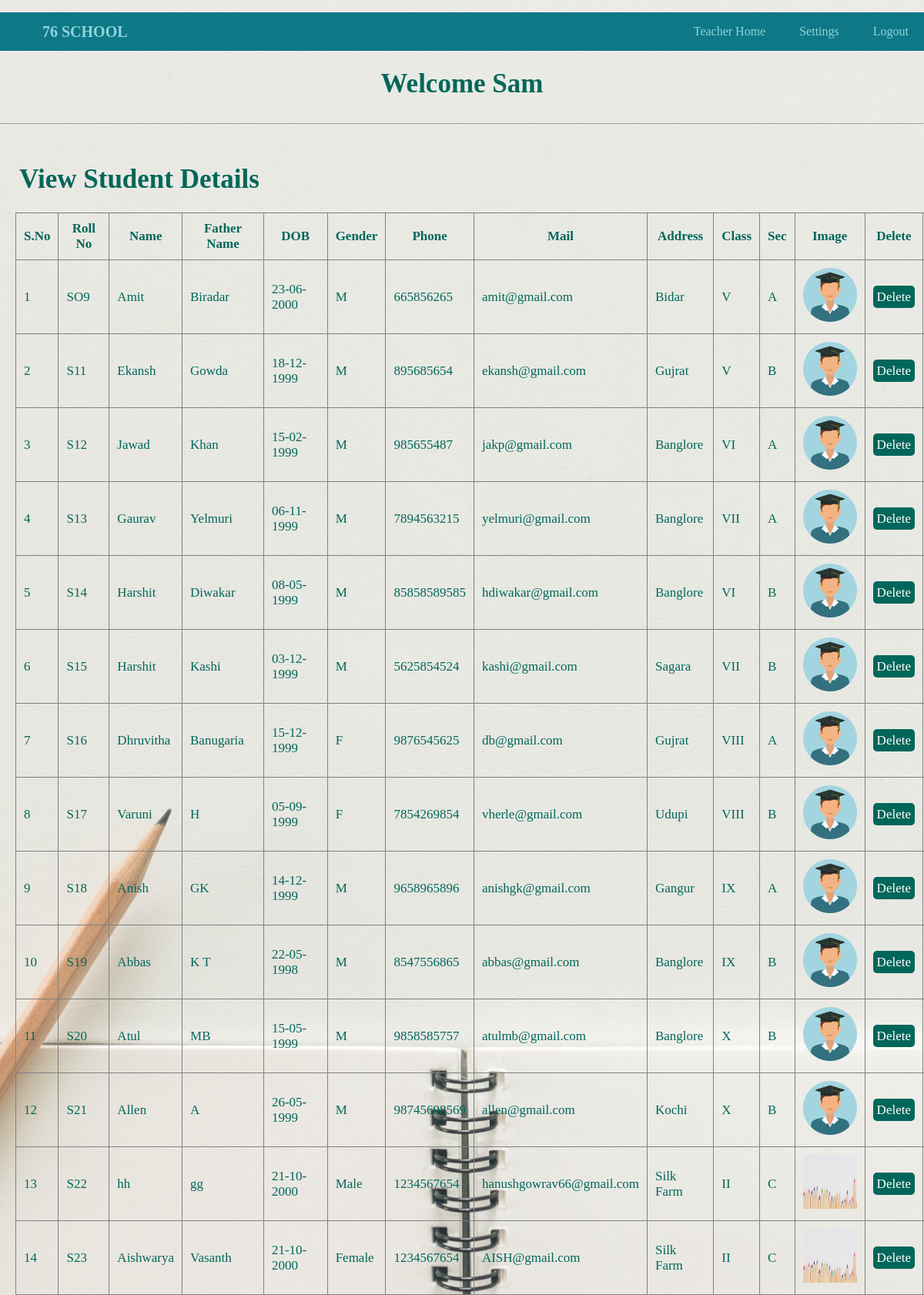
The page /view_stud_teach.php (signed in) on the database its author committed.
### tables this page shows
CREATE TABLE `student` (
  `ID` int(11) NOT NULL,
  `RNO` varchar(150) NOT NULL,
  `NAME` varchar(150) NOT NULL,
  `FNAME` varchar(150) NOT NULL,
  `DOB` varchar(150) NOT NULL,
  `GEN` varchar(150) NOT NULL,
  `PHO` varchar(150) NOT NULL,
  `MAIL` varchar(150) NOT NULL,
  `ADDR` text NOT NULL,
  `SCLASS` varchar(150) NOT NULL,
  `SSEC` varchar(150) NOT NULL,
  `SIMG` varchar(150) NOT NULL,
  `TID` int(11) NOT NULL
);

### view_stud_teach.php (the view, shortened to what this page needs)
<?php
	include"database.php";
?>
<!DOCTYPE html>
<html>
	<head>
		<link rel="stylesheet" type="text/css" href="style.css">
	</head>
	<body>
		<?php include"navbar.php";?><br>
			<div id="section">
				<h3 class="text">Welcome <?php echo $_SESSION["TNAME"]; ?></h3><br><hr><br>
				<div class="content">
						<h3 >View Student Details</h3><br>
					<table border="1px" >
						<tr>
							<th>S.No</th>
							<th>Roll No</th>
							<th>Name</th>
							<th>Father Name</th>
							<th>DOB</th>
							<th>Gender</th>
							<th>Phone</th>
							<th>Mail</th>
							<th>Address</th>
							<th>Class</th>
							<th>Sec</th>
							<th>Image</th>
							<th>Delete</th>
						</tr>
						<?php
							$s="select * from student where TID={$_SESSION["TID"]}";
							$res=$db->query($s);
							if($res->num_rows>0)
							{
								$i=0;
								while($r=$res->fetch_assoc())
								{
									$i++;
									echo"
										<tr>
											<td>{$i}</td>
											<td>{$r["RNO"]}</td>
											<td>{$r["NAME"]}</td>
											<td>{$r["FNAME"]}</td>
											<td>{$r["DOB"]}</td>
											<td>{$r["GEN"]}</td>
											<td>{$r["PHO"]}</td>
											<td>{$r["MAIL"]}</td>
											<td>{$r["ADDR"]}</td>
											<td>{$r["SCLASS"]}</td>
											<td>{$r["SSEC"]}</td>
											<td><img src='{$r["SIMG"]}' height='70' width='70'></td>
											<td><a href='stud_delete.php?id={$r["ID"]}' class='btnr'>Delete</a><td>
										</tr>
									";
								}
							}
							else
							{
								echo "No Record Found";
							}
						?>
					</table>
				</div>
			</div>
	</body>
</html>

### navbar.php (shortened to what this page needs)
<nav class="navbar navbar-default">
	<ul class="list">
				<b style="color: #8fd4d9; font-size: 20px; float:left;line-height:50px;margin-left:15px;font-family:"Josefi Sans";">
				76 SCHOOL</b>
			<?php
				if(isset($_SESSION["AID"]))
				{
					echo'<li><a href="admin_home.php">Admin Home</a></li>
				         <li><a href="change_pass.php">Settings</a></li>
						 <li><a href="logout.php">Logout</a></li>';
				}
				elseif(isset($_SESSION["TID"]))
				{
					echo'<li><a href="teacher_home.php">Teacher Home</a></li>
				         <li><a href="teacher_change_pass.php">Settings</a></li>
				         <li><a href="logout.php">Logout</a></li>';
				}
				else{
					echo'<li><a href="index.php">Admin</a></li>
						 <li><a href="teacher_login.php">Teacher</a></li>
						 <li><a href="contact.php">Contact Us</a></li>';
				}
			?>
			</ul>
		</nav>

### style.css (style rules this page uses)
body , html { margin: 0; padding: 0; background: url(2.jpg) no-repeat center center fixed; height: 100%; background-size: cover; background-position: center; font-family: sans-serif; font-family: "Josefin Sans"; }
a { text-decoration:none; }
.navbar { background: #0e7886; height:50px; width:100%; }
.list { list-style:none; text-align:right; font-family:"Josefin Sans"; }
.list li { display:inline; font-family:"Josefin Sans"; }
.list li a { text-decoration:none; color:#8fd4d9; line-height:50px; padding:20px; font-family: "Josefin Sans"; }
h1,h2,h3,h4,h5,h6,label { color:#01675A; font-family:"Josefin Sans"; font-size: 35px; margin: 5px; }
.btnr { border-radius:5px; padding:5px; background:#01675A; color:white; }
.text { text-align:center; }
.content { margin-left: 25px; margin:20px; height:25px; width:100%; float:left; }
tr,td,th { padding:10px; color: #01675A; font-size: 17px; }
table { border-collapse:collapse; }

### rows shown on the page
student: RNO "SO9", NAME "Amit", FNAME "Biradar", DOB "23-06-2000", GEN "M", PHO "665856265", MAIL "amit@gmail.com", ADDR "Bidar", SCLASS "V", SSEC "A", SIMG (picture)
student: RNO "S11", NAME "Ekansh", FNAME "Gowda", DOB "18-12-1999", GEN "M", PHO "895685654", MAIL "ekansh@gmail.com", ADDR "Gujrat", SCLASS "V", SSEC "B"
student: RNO "S12", NAME "Jawad", FNAME "Khan", DOB "15-02-1999", GEN "M", PHO "985655487", MAIL "jakp@gmail.com", ADDR "Banglore", SCLASS "VI", SSEC "A"
student: RNO "S13", NAME "Gaurav", FNAME "Yelmuri", DOB "06-11-1999", GEN "M", PHO "7894563215", MAIL "yelmuri@gmail.com", ADDR "Banglore", SCLASS "VII", SSEC "A"
student: RNO "S14", NAME "Harshit", FNAME "Diwakar", DOB "08-05-1999", GEN "M", PHO "85858589585", MAIL "hdiwakar@gmail.com", ADDR "Banglore", SCLASS "VI", SSEC "B"
student: RNO "S15", NAME "Harshit", FNAME "Kashi", DOB "03-12-1999", GEN "M", PHO "5625854524", MAIL "kashi@gmail.com", ADDR "Sagara", SCLASS "VII", SSEC "B"
student: RNO "S16", NAME "Dhruvitha", FNAME "Banugaria", DOB "15-12-1999", GEN "F", PHO "9876545625", MAIL "db@gmail.com", ADDR "Gujrat", SCLASS "VIII", SSEC "A"
student: RNO "S17", NAME "Varuni", FNAME "H", DOB "05-09-1999", GEN "F", PHO "7854269854", MAIL "vherle@gmail.com", ADDR "Udupi", SCLASS "VIII", SSEC "B"
student: RNO "S18", NAME "Anish", FNAME "GK", DOB "14-12-1999", GEN "M", PHO "9658965896", MAIL "anishgk@gmail.com", ADDR "Gangur", SCLASS "IX", SSEC "A"
student: RNO "S19", NAME "Abbas", FNAME "K T", DOB "22-05-1998", GEN "M", PHO "8547556865", MAIL "abbas@gmail.com", ADDR "Banglore", SCLASS "IX", SSEC "B"
student: RNO "S20", NAME "Atul", FNAME "MB", DOB "15-05-1999", GEN "M", PHO "9858585757", MAIL "atulmb@gmail.com", ADDR "Banglore", SCLASS "X", SSEC "B"
student: RNO "S21", NAME "Allen", FNAME "A", DOB "26-05-1999", GEN "M", PHO "98745698569", MAIL "allen@gmail.com", ADDR "Kochi", SCLASS "X", SSEC "B"
student: RNO "S22", NAME "hh", FNAME "gg", DOB "21-10-2000", GEN "Male", PHO "1234567654", MAIL "hanushgowrav66@gmail.com", ADDR "Silk Farm", SCLASS "II", SSEC "C", SIMG (picture)
student: RNO "S23", NAME "Aishwarya", FNAME "Vasanth", DOB "21-10-2000", GEN "Female", PHO "1234567654", MAIL "AISH@gmail.com", ADDR "Silk Farm", SCLASS "II", SSEC "C", SIMG (picture)

### other values the page prints
$_SESSION["TNAME"] "Sam"
